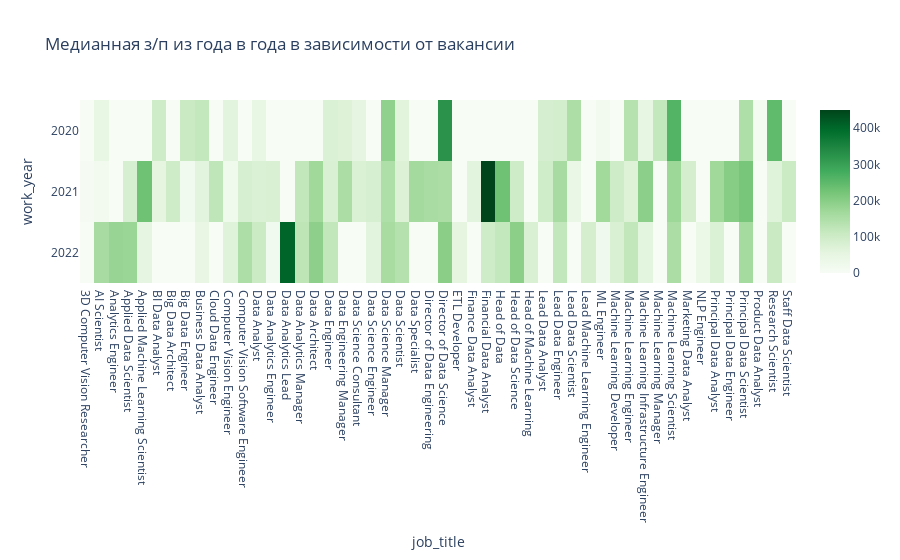

Notebook code for this chart:
### Markdown cell above
На первый взгляд зп в сфере увеличивается из года в год, но это без учета различных специальностей

### Code cell
import plotly.express as px

salary_year_job = data.pivot_table(
    values='salary_in_usd',
    index='work_year',
    columns='job_title',
    aggfunc = 'median',
    fill_value=0
)

#тепловая карта
fig = px.imshow(
    salary_year_job,
    aspect='auto',
    color_continuous_scale='greens',
    title='Медианная з/п из года в года в зависимости от вакансии'
)
fig.show()

### Figure 1 — Plotly figure (JSON) as saved in the notebook; plotly's stock layout.template omitted (floating-point values rounded to 4 significant figures; data arrays with more than 128 entries replaced by an {"elided": "..."} marker saying what was removed)
{"data": [{"coloraxis": "coloraxis", "hovertemplate": "job_title: %{x}<br>work_year: %{y}<br>color: %{z}<extra></extra>", "name": "0", "type": "heatmap", "x": ["3D Computer Vision Researcher", "AI Scientist", "Analytics Engineer", "Applied Data Scientist", "Applied Machine Learning Scientist", "BI Data Analyst", "Big Data Architect", "Big Data Engineer", "Business Data Analyst", "Cloud Data Engineer", "Computer Vision Engineer", "Computer Vision Software Engineer", "Data Analyst", "Data Analytics Engineer", "Data Analytics Lead", "Data Analytics Manager", "Data Architect", "Data Engineer", "Data Engineering Manager", "Data Science Consultant", "Data Science Engineer", "Data Science Manager", "Data Scientist", "Data Specialist", "Director of Data Engineering", "Director of Data Science", "ETL Developer", "Finance Data Analyst", "Financial Data Analyst", "Head of Data", "Head of Data Science", "Head of Machine Learning", "Lead Data Analyst", "Lead Data Engineer", "Lead Data Scientist", "Lead Machine Learning Engineer", "ML Engineer", "Machine Learning Developer", "Machine Learning Engineer", "Machine Learning Infrastructure Engineer", "Machine Learning Manager", "Machine Learning Scientist", "Marketing Data Analyst", "NLP Engineer", "Principal Data Analyst", "Principal Data Engineer", "Principal Data Scientist", "Product Data Analyst", "Research Scientist", "Staff Data Scientist"], "xaxis": "x", "y": [2020, 2021, 2022], "yaxis": "y", "z": {"elided": "3x50 float values"}}], "layout": {"coloraxis": {"colorscale": [[0, "rgb(247,252,245)"], [0.125, "rgb(229,245,224)"], [0.25, "rgb(199,233,192)"], [0.375, "rgb(161,217,155)"], [0.5, "rgb(116,196,118)"], [0.625, "rgb(65,171,93)"], [0.75, "rgb(35,139,69)"], [0.875, "rgb(0,109,44)"], [1, "rgb(0,68,27)"]]}, "title": {"text": "Медианная з/п из года в года в зависимости от вакансии"}, "xaxis": {"anchor": "y", "domain": [0, 1], "title": {"text": "job_title"}}, "yaxis": {"anchor": "x", "autorange": "reversed", "domain": [0, 1], "title": {"text": "work_year"}}}}
